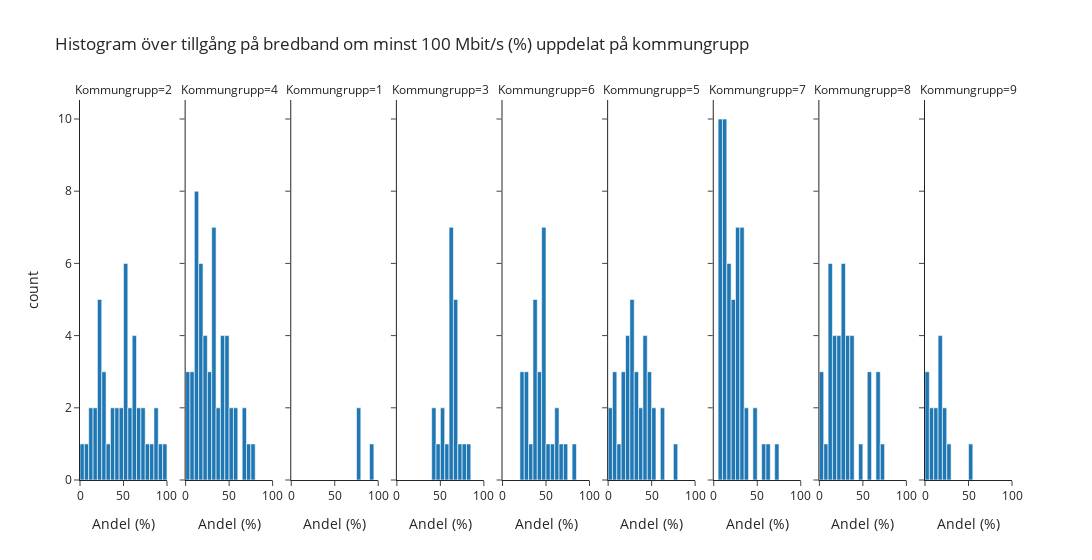

The code cell stored with this chart in its notebook:
### Markdown cell above
Koden här väljer vi vår indikator (N07900) som är en kolumn i vår datafil och konverterar innehållet till numeriska tal. Sedan använder vi inbyggda funktioner för att räkna ut medel, median, max och minvärde samt standardavvikelse. Resultaten verkar i stort sätt rimlig även om minvärdet är mycket lågt men det är fortfarande tänkbart att det finns enstaka kommuner där tillgången till bredband är mycket låg.

Vi använder sedan plotly för att göra ett histogram med vår indikator vi kan i histogrammet se att de flesta kommuner har under 40% av invånarna tillgång till sanbbt bredband i hemmet och i mycket få kommuner är andelen över 70-80%.

### Code cell
fig = px.histogram(df, x="N07900", nbins=30, title="Histogram över tillgång på bredband om minst 100 Mbit/s (%) uppdelat på kommungrupp",labels={"N07900": "Andel (%)"}, template="simple_white", facet_col="Kommungrupp", width=1200);
fig.show()

### Figure 1 — Plotly figure (JSON) as saved in the notebook; plotly's stock layout.template omitted (floating-point values rounded to 4 significant figures)
{"data": [{"bingroup": "x", "hovertemplate": "Kommungrupp=2<br>Andel (%)=%{x}<br>count=%{y}<extra></extra>", "legendgroup": "", "marker": {"color": "#1F77B4", "pattern": {"shape": ""}}, "name": "", "nbinsx": 30, "orientation": "v", "showlegend": false, "type": "histogram", "x": [89.55, 48.82, 60.77, 24.53, 81.55, 22.18, 53.92, 68.92, 52.02, 59.79, 63.44, 53.69, 85.79, 66.75, 74.5, 73.74, 94.1, 96.01, 78.97, 36.19, 61.82, 42.95, 51.07, 12.4, 52.55, 6.233, 20.5, 25.57, 29.54, 2.763, 25.99, 21.96, 30.6, 60.96, 15.94, 35.33, 47.03, 17.06, 12.99, 20.27, 53.75, 58.48, 41.08], "xaxis": "x", "yaxis": "y"}, {"bingroup": "x", "hovertemplate": "Kommungrupp=4<br>Andel (%)=%{x}<br>count=%{y}<extra></extra>", "legendgroup": "", "marker": {"color": "#1F77B4", "pattern": {"shape": ""}}, "name": "", "nbinsx": 30, "orientation": "v", "showlegend": false, "type": "histogram", "x": [48.98, 31.85, 32.1, 8.009, 22.22, 26.06, 46.74, 25.58, 21.92, 18.6, 55.16, 13.91, 12.97, 56.5, 33.67, 40.12, 10.84, 10.36, 24.79, 5.905, 2.423, 5.484, 53.4, 23.14, 41.79, 70.46, 31.78, 33.89, 30.26, 14.31, 16.43, 13.76, 14.05, 18.07, 40.07, 4.123, 35.46, 15.7, 19.72, 29.35, 67.61, 41.86, 66.82, 10.39, 39.93, 3.864, 15.21, 46.9, 33.83, 53.12, 49.15, 79.51], "xaxis": "x2", "yaxis": "y2"}, {"bingroup": "x", "hovertemplate": "Kommungrupp=1<br>Andel (%)=%{x}<br>count=%{y}<extra></extra>", "legendgroup": "", "marker": {"color": "#1F77B4", "pattern": {"shape": ""}}, "name": "", "nbinsx": 30, "orientation": "v", "showlegend": false, "type": "histogram", "x": [90.07, 79.61, 77.17], "xaxis": "x3", "yaxis": "y3"}, {"bingroup": "x", "hovertemplate": "Kommungrupp=3<br>Andel (%)=%{x}<br>count=%{y}<extra></extra>", "legendgroup": "", "marker": {"color": "#1F77B4", "pattern": {"shape": ""}}, "name": "", "nbinsx": 30, "orientation": "v", "showlegend": false, "type": "histogram", "x": [69.78, 61.77, 60.05, 68.86, 58.39, 46.13, 65.04, 61.93, 65.17, 42.81, 51.31, 44.73, 62.86, 70.97, 75.01, 53.62, 63.6, 62.73, 68.13, 80.92, 64.81], "xaxis": "x4", "yaxis": "y4"}, {"bingroup": "x", "hovertemplate": "Kommungrupp=6<br>Andel (%)=%{x}<br>count=%{y}<extra></extra>", "legendgroup": "", "marker": {"color": "#1F77B4", "pattern": {"shape": ""}}, "name": "", "nbinsx": 30, "orientation": "v", "showlegend": false, "type": "histogram", "x": [29.68, 57.97, 45.3, 71.93, 23.12, 52.69, 41.29, 25.03, 41.11, 38.42, 24.21, 48.54, 36.37, 22.63, 26.72, 45.53, 32.54, 60.16, 44.35, 37.48, 61.2, 49.23, 36.64, 46.49, 46.91, 37.39, 80.92, 69.54, 46.88], "xaxis": "x5", "yaxis": "y5"}, {"bingroup": "x", "hovertemplate": "Kommungrupp=5<br>Andel (%)=%{x}<br>count=%{y}<extra></extra>", "legendgroup": "", "marker": {"color": "#1F77B4", "pattern": {"shape": ""}}, "name": "", "nbinsx": 30, "orientation": "v", "showlegend": false, "type": "histogram", "x": [43.35, 23.2, 30.82, 29.32, 33.36, 4.77, 44.21, 41.64, 23.23, 52.49, 6.53, 22.79, 8.727, 3.704, 26.3, 23.54, 39.55, 25.72, 18.59, 36.79, 41.37, 61.48, 50.66, 18.88, 25.31, 79.46, 15.38, 32.68, 48.05, 7.949, 14.28, 61.33, 46.69, 25.17, 47.54], "xaxis": "x6", "yaxis": "y6"}, {"bingroup": "x", "hovertemplate": "Kommungrupp=7<br>Andel (%)=%{x}<br>count=%{y}<extra></extra>", "legendgroup": "", "marker": {"color": "#1F77B4", "pattern": {"shape": ""}}, "name": "", "nbinsx": 30, "orientation": "v", "showlegend": false, "type": "histogram", "x": [10.32, 63.07, 31.92, 31.85, 31.69, 20.89, 16.86, 28.27, 26.38, 30.73, 8.262, 9.3, 10.27, 11.09, 14.18, 30.74, 13.0, 28.55, 73.52, 31.31, 17.8, 7.386, 8.097, 21.59, 11.95, 24.63, 11.4, 9.224, 28.02, 14.78, 14.88, 34.46, 6.572, 8.189, 9.203, 20.85, 22.58, 12.81, 38.27, 26.58, 15.69, 19.13, 36.95, 59.17, 9.659, 28.17, 17.85, 45.25, 45.74, 17.97, 25.78, 8.529], "xaxis": "x7", "yaxis": "y7"}, {"bingroup": "x", "hovertemplate": "Kommungrupp=8<br>Andel (%)=%{x}<br>count=%{y}<extra></extra>", "legendgroup": "", "marker": {"color": "#1F77B4", "pattern": {"shape": ""}}, "name": "", "nbinsx": 30, "orientation": "v", "showlegend": false, "type": "histogram", "x": [24.77, 27.59, 13.37, 11.18, 17.85, 32.45, 2.906, 11.01, 26.51, 20.02, 16.62, 27.46, 69.25, 8.408, 28.75, 33.28, 31.45, 21.53, 37.84, 39.72, 19.71, 2.302, 35.5, 1.097, 13.38, 58.39, 71.46, 37.16, 18.5, 25.46, 48.04, 69.07, 66.83, 59.39, 14.37, 14.91, 27.09, 56.58, 24.93, 32.19], "xaxis": "x8", "yaxis": "y8"}, {"bingroup": "x", "hovertemplate": "Kommungrupp=9<br>Andel (%)=%{x}<br>count=%{y}<extra></extra>", "legendgroup": "", "marker": {"color": "#1F77B4", "pattern": {"shape": ""}}, "name": "", "nbinsx": 30, "orientation": "v", "showlegend": false, "type": "histogram", "x": [7.446, 16.43, 24.32, 6.026, 26.79, 0.1884, 1.66, 14.31, 20.84, 18.16, 0.1961, 19.13, 12.14, 50.12, 17.17], "xaxis": "x9", "yaxis": "y9"}], "layout": {"annotations": [{"font": {}, "showarrow": false, "text": "Kommungrupp=2", "x": 0.04667, "xanchor": "center", "xref": "paper", "y": 1, "yanchor": "bottom", "yref": "paper"}, {"font": {}, "showarrow": false, "text": "Kommungrupp=4", "x": 0.16, "xanchor": "center", "xref": "paper", "y": 1, "yanchor": "bottom", "yref": "paper"}, {"font": {}, "showarrow": false, "text": "Kommungrupp=1", "x": 0.2733, "xanchor": "center", "xref": "paper", "y": 1, "yanchor": "bottom", "yref": "paper"}, {"font": {}, "showarrow": false, "text": "Kommungrupp=3", "x": 0.3867, "xanchor": "center", "xref": "paper", "y": 1, "yanchor": "bottom", "yref": "paper"}, {"font": {}, "showarrow": false, "text": "Kommungrupp=6", "x": 0.5, "xanchor": "center", "xref": "paper", "y": 1, "yanchor": "bottom", "yref": "paper"}, {"font": {}, "showarrow": false, "text": "Kommungrupp=5", "x": 0.6133, "xanchor": "center", "xref": "paper", "y": 1, "yanchor": "bottom", "yref": "paper"}, {"font": {}, "showarrow": false, "text": "Kommungrupp=7", "x": 0.7267, "xanchor": "center", "xref": "paper", "y": 1, "yanchor": "bottom", "yref": "paper"}, {"font": {}, "showarrow": false, "text": "Kommungrupp=8", "x": 0.84, "xanchor": "center", "xref": "paper", "y": 1, "yanchor": "bottom", "yref": "paper"}, {"font": {}, "showarrow": false, "text": "Kommungrupp=9", "x": 0.9533, "xanchor": "center", "xref": "paper", "y": 1, "yanchor": "bottom", "yref": "paper"}], "barmode": "relative", "legend": {"tracegroupgap": 0}, "title": {"text": "Histogram över tillgång på bredband om minst 100 Mbit/s (%) uppdelat på kommungrupp"}, "width": 1200, "xaxis": {"anchor": "y", "domain": [0, 0.09333], "title": {"text": "Andel (%)"}}, "xaxis2": {"anchor": "y2", "domain": [0.1133, 0.2067], "matches": "x", "title": {"text": "Andel (%)"}}, "xaxis3": {"anchor": "y3", "domain": [0.2267, 0.32], "matches": "x", "title": {"text": "Andel (%)"}}, "xaxis4": {"anchor": "y4", "domain": [0.34, 0.4333], "matches": "x", "title": {"text": "Andel (%)"}}, "xaxis5": {"anchor": "y5", "domain": [0.4533, 0.5467], "matches": "x", "title": {"text": "Andel (%)"}}, "xaxis6": {"anchor": "y6", "domain": [0.5667, 0.66], "matches": "x", "title": {"text": "Andel (%)"}}, "xaxis7": {"anchor": "y7", "domain": [0.68, 0.7733], "matches": "x", "title": {"text": "Andel (%)"}}, "xaxis8": {"anchor": "y8", "domain": [0.7933, 0.8867], "matches": "x", "title": {"text": "Andel (%)"}}, "xaxis9": {"anchor": "y9", "domain": [0.9067, 1], "matches": "x", "title": {"text": "Andel (%)"}}, "yaxis": {"anchor": "x", "domain": [0, 1], "title": {"text": "count"}}, "yaxis2": {"anchor": "x2", "domain": [0, 1], "matches": "y", "showticklabels": false}, "yaxis3": {"anchor": "x3", "domain": [0, 1], "matches": "y", "showticklabels": false}, "yaxis4": {"anchor": "x4", "domain": [0, 1], "matches": "y", "showticklabels": false}, "yaxis5": {"anchor": "x5", "domain": [0, 1], "matches": "y", "showticklabels": false}, "yaxis6": {"anchor": "x6", "domain": [0, 1], "matches": "y", "showticklabels": false}, "yaxis7": {"anchor": "x7", "domain": [0, 1], "matches": "y", "showticklabels": false}, "yaxis8": {"anchor": "x8", "domain": [0, 1], "matches": "y", "showticklabels": false}, "yaxis9": {"anchor": "x9", "domain": [0, 1], "matches": "y", "showticklabels": false}}}
